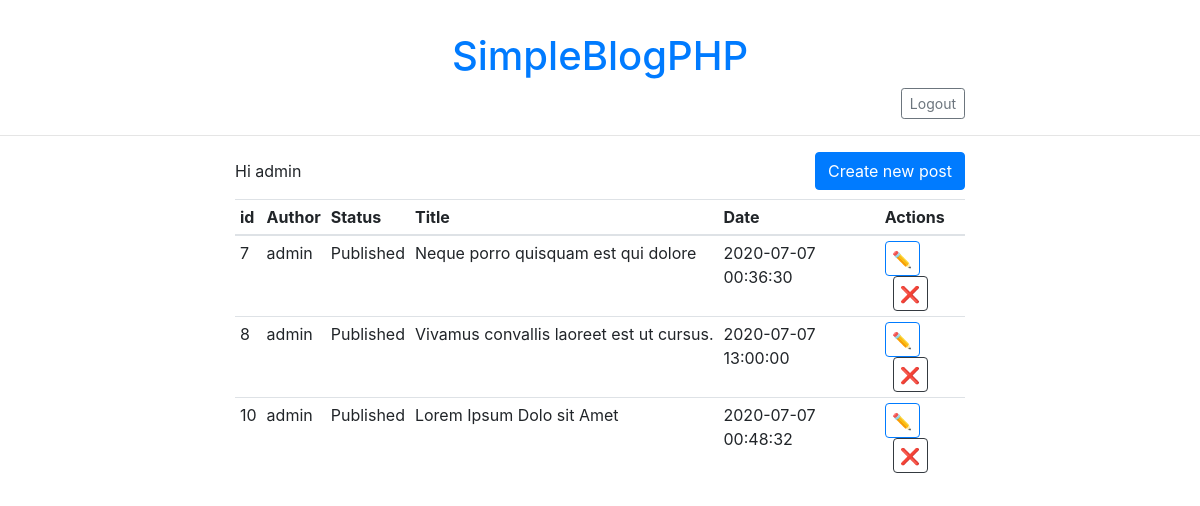
/dashboard.php (signed in), run on the app's committed database.
### tables this page shows
CREATE TABLE `posts` (
  `id` int(10) UNSIGNED NOT NULL,
  `idAuthor` varchar(255) NOT NULL,
  `state` varchar(255) NOT NULL,
  `title` varchar(255) NOT NULL,
  `content` text NOT NULL,
  `ts` datetime NOT NULL DEFAULT CURRENT_TIMESTAMP
);

### dashboard.php (the view, shortened to what this page needs)
<!DOCTYPE html>
<html lang="en">
<head>
  <link rel="stylesheet" href="css/style.css">
  <link rel="stylesheet" href="https://stackpath.bootstrapcdn.com/bootstrap/4.1.0/css/bootstrap.min.css">
</head>
<body>
  <div class="container">
    <div class="row my-2">
      <div class="col-md-12 mx-auto">
        <h1 class="mt-4 text-center"><a href="index.php">SimpleBlogPHP</a></h1>
      </div>
      <div class="col-md-8 mx-auto">
        <small class="text-right d-block">
          <a class="btn btn-outline-secondary btn-sm" href="php/_logout.php">Logout</a>
        </small>
      </div>
    </div>
  </div>
  <hr>
  <div class="container">
    <div class="row">
      <div class="col-md-8 d-flex align-items-baseline justify-content-between mx-auto">
        <p><?php echo "Hi " . $_SESSION["name"]; ?></p>
        <a class="btn btn-primary" href="editor.php">Create new post</a>
      </div>
    </div>
    <div class="row">
      <div class="col-md-8 mx-auto">
        <table class="table">
          <thead>
            <tr>
              <th scope="col">id</th>
              <th scope="col">Author</th>
              <th scope="col">Status</th>
              <th scope="col">Title</th>
              <th scope="col">Date</th>
              <th scope="col">Actions</th>
            </tr>
          </thead>
          <tbody>
            <?php
            require_once("php/_dbConfig.php");
            $sql = "SELECT id, idAuthor, state, title, ts FROM posts";
            $result = mysqli_query($con, $sql);
            while ($row = mysqli_fetch_array($result)) {
              $id = $row['id'];
              echo "<tr id='registro{$id}'>";
              echo "<td scope='row'>";
              echo $id;
              echo "</td>";
              echo "<td>";
              echo $row['idAuthor'];
              echo "</td>";
              echo "<td>";
              echo $row['state'];
              echo "</td>";
              echo "<td class='title'>";
              echo $row['title'];
              echo "</td>";
              echo "<td>";
              echo $row['ts'];
              echo "</td>";
              echo "<td>";
              echo "<a class='btn btn-outline-primary actions' href='editor.php?id={$id}'>✏️</a>";
              echo "<a class='btn btn-outline-dark actions' style='margin-left: .5em' onclick='deletePost({$id});return false;'>❌</a>";
              echo "</td>";
              echo "</tr>";
            }
            ?>
          </tbody>
        </table>
      </div>
    </div>
  </div>
</body>
</html>

### css/style.css (style rules this page uses)
.title { width: 100px; white-space: nowrap; overflow: hidden; text-overflow: ellipsis; }
.actions { width: 35px; height: 35px; display: inline-flex !important; align-items: center; justify-content: center; }
.table td, .table th { padding: 5px !important; }

### data on the page
posts: id "7", idAuthor "admin", state "Published", title "Neque porro quisquam est qui dolore", ts "2020-07-07 00:36:30"
posts: id "8", idAuthor "admin", state "Published", title "Vivamus convallis laoreet est ut cursus.", ts "2020-07-07 13:00:00"
posts: id "10", idAuthor "admin", state "Published", title "Lorem Ipsum Dolo sit Amet", ts "2020-07-07 00:48:32"

### other printed values
$_SESSION["name"] "admin"
